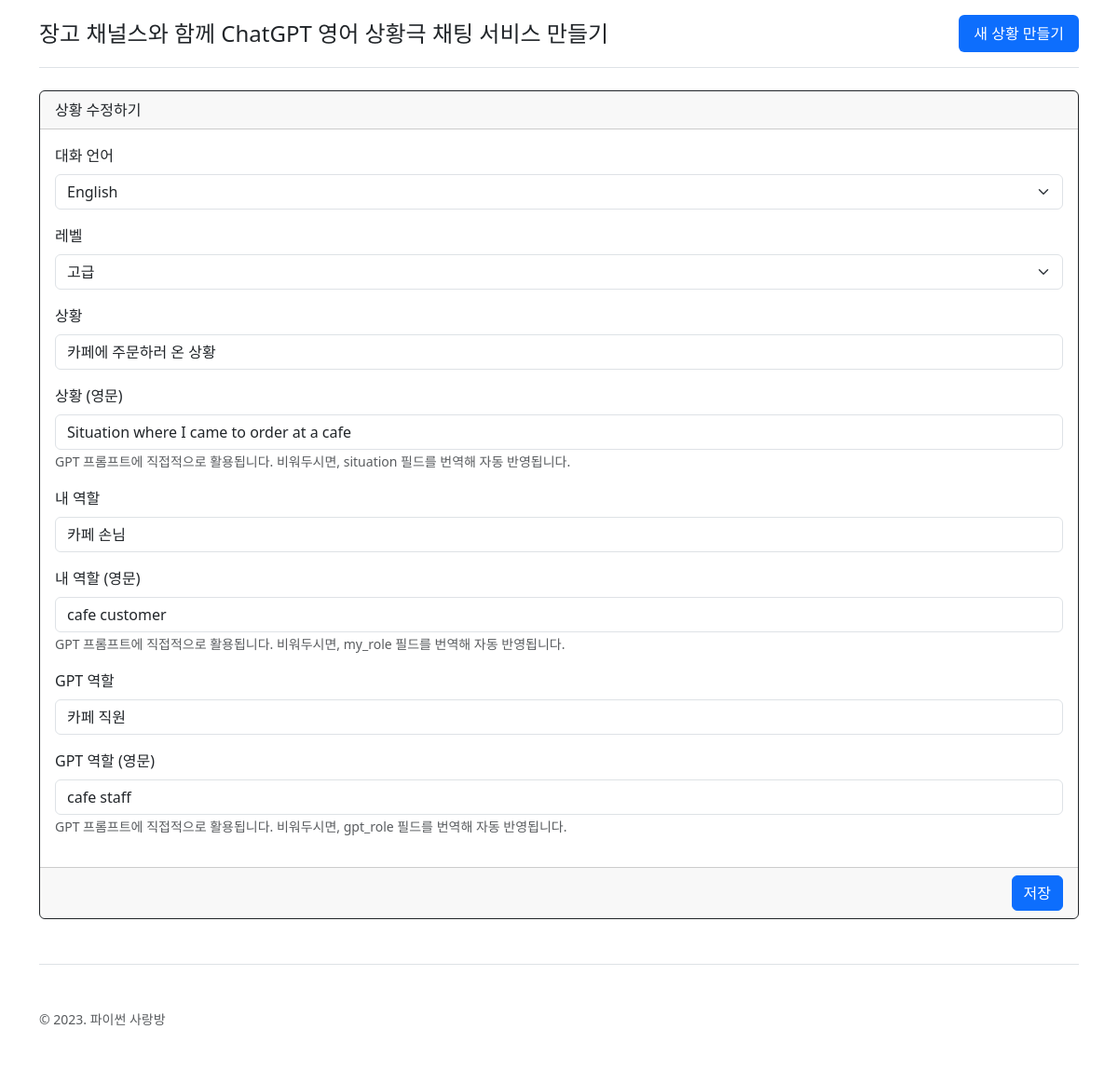
Screenshot of /chat/6/update/ (signed in) with the database file from the repository.
### chat/models.py (models this page shows, shortened)
class RolePlayingRoom(models.Model):
    class Language(models.TextChoices):
        ENGLISH = "en-US", "English"
        JAPANESE = "ja-JP", "Japanese"
        CHINESE = "zh-CN", "Chinese"
        SPANISH = "es-ES", "Spanish"
        FRENCH = "fr-FR", "French"
        GERMAN = "de-DE", "German"
        RUSSIAN = "ru-RU", "Russian"
    class Level(models.IntegerChoices):
        BEGINNER = 1, "초급"
        ADVANCED = 2, "고급"
    user = models.ForeignKey(settings.AUTH_USER_MODEL, on_delete=models.CASCADE)
    language = models.CharField(
        max_length=10,
        choices=Language.choices,
        default=Language.ENGLISH,
        verbose_name="대화 언어",
    )
    level = models.SmallIntegerField(
        choices=Level.choices, default=Level.BEGINNER, verbose_name="레벨"
    )
    situation = models.CharField(max_length=100, verbose_name="상황")
    situation_en = models.CharField(
        max_length=100,
        blank=True,
        verbose_name="상황 (영문)",
        help_text="GPT 프롬프트에 직접적으로 활용됩니다. 비워두시면, situation 필드를 번역해 자동 반영됩니다.",
    )
    my_role = models.CharField(max_length=100, verbose_name="내 역할")
    my_role_en = models.CharField(
        max_length=100,
        blank=True,
        verbose_name="내 역할 (영문)",
        help_text="GPT 프롬프트에 직접적으로 활용됩니다. 비워두시면, my_role 필드를 번역해 자동 반영됩니다.",
    )
    gpt_role = models.CharField(max_length=100, verbose_name="GPT 역할")
    gpt_role_en = models.CharField(
        max_length=100,
        blank=True,
        verbose_name="GPT 역할 (영문)",
        help_text="GPT 프롬프트에 직접적으로 활용됩니다. 비워두시면, gpt_role 필드를 번역해 자동 반영됩니다.",
    )
    class Meta:
        ordering = ["-pk"]

### chat/views.py (the view)
@method_decorator(staff_member_required, name="dispatch")
class RolePlayingRoomUpdateView(UpdateView):
    model = RolePlayingRoom
    form_class = RolePlayingRoomForm
    def get_queryset(self) -> QuerySet[Any]:
        qs = super().get_queryset()
        qs = qs.filter(user=self.request.user)
        return qs

### chat/forms.py (shortened to what this page needs)
class RolePlayingRoomForm(forms.ModelForm):
    class Meta:
        model = RolePlayingRoom
        fields = [
            "language",
            "level",
            "situation",
            "situation_en",
            "my_role",
            "my_role_en",
            "gpt_role",
            "gpt_role_en",
        ]

### chat/templates/chat/roleplayingroom_form.html (shortened to what this page needs)
{% extends "chat/base.html" %}
{% load django_bootstrap5 %}
{% block content %}
  <div class="card border-dark">
    <form action="" method="post" novalidate="novalidate">
      <div class="card-header">상황
        {% if form.instance.pk %}
        수정하기
        {% else %}
        만들기
        {% endif %}
      </div>
      <div class="card-body">{% bootstrap_form form layout="horizontal" %}</div>
      <div class="card-footer text-end">
        <input type="submit" value="저장" class="btn btn-primary">
      </div>
    </form>
  </div>
{% endblock content %}

### rows the page displays
RolePlayingRoom: language "English", level "고급", situation "카페에 주문하러 온 상황", situation_en "Situation where I came to order at a cafe", my_role "카페 손님", my_role_en "cafe customer", gpt_role "카페 직원", gpt_role_en "cafe staff"
